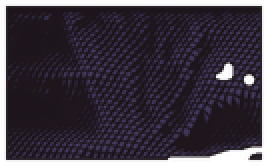
#> input picture paeleo/handmade/01-gilliam/build/cache/bush.png, 134 x 83 px (shown 2 times larger)
$ python -i maquette.py   (imports and definitions only)
#> lines starting #> are read from the running program, lines starting #| are printed output that depends on the picture
"""La Cité Raymond Queneau · picture master (plan-r3) · the paper maquette.

frame(k) -> 960x464 RGB PIL image, k = 0..719, a pure function of k.

A handmade cut-paper model of three staggered cream blocks (plus a hazed fourth) receding on a
diagonal to the left, with curved zinc roofs, dormers, balconies, a hedge, saplings, a road, a
grass verge, a fence post and a swan-neck lamp post.  Every face is a sheet cut (hand-jittered
polygon) from a FORAGED paper scan (picture/ledger.json) graded only by per-channel levels toward
the palette of plan section 7, given a soft overcast drop shadow (offset <= 3 px, blur >= 6 px)
and a 1 px lighter cut edge.  The sheets are photographed in two set-ups of the model (the wide
eye-level view across the road, and the closer key view of the near block) and then laid out as
eight multiplane planes that the camera tracks / pushes through at their declared ratios.

Techniques (swarms.json):
  #5 Norstein multiplane: P0 sky 0.00, P1 haze far block 0.15, P2 far + mid blocks 0.35,
     P3 near block 0.55, P4 saplings + hedge 0.75, P5 road/pavement 0.90, P6 verge 1.00,
     P7 fence post + lamp post 1.25.  Plane offset = ratio * X(k); S2 push-in scale
     1 + 0.18 * ratio * u(k).  Fog sheets between planes, denser low.  Exposure schedule
     1.00 / 0.93 / 0.78 / 0.70 (dusk = less light on the paper, not a tint).
  #6 Whitney: window i lights at step s(i) = 37 i mod 96 (frame round(24 (6.1 + 0.9 s))),
     3-frame attack, each lit window breathes 0.5 % (period 3.1 s, phase 2 pi i / 96).
     Saplings sway on 0.37 Hz + 0.23 Hz (1.5 deg at the base, more with height).
  #47 Sound-to-action: walker step contacts, door, silhouette rise / hold / head turn /
     curtain, lamp, cuts: the PictureEvents that the sound teams' CueClaims anchor to.
  #32 FK walker (articulated paper cutout, joint angles per frame), #45 occlusion (door jamb,
     hedge gap, fence, lamp post), #41 secondary motion (bag lag, curtain settle, head overshoot).

Window numbering (plan section 6): i = floor*24 + bay; floor 0 = top floor; the near block
(the row of three staggered volumes) has 24 bays: 0-7 far volume, 8-15 middle, 16-23 near;
the entrance door is under bay 16.

Usage: python3 -I maquette.py build          (cache the static sheets for both set-ups)
       python3 -I maquette.py frames <dir> k...
"""
import math
import os
import sys

import numpy as np
from PIL import Image, ImageDraw, ImageFilter

HERE = os.path.dirname(os.path.abspath(__file__))
SRC = "/home/user/bolas/paeleo/scion/oulipo/films/sources/la-cite-raymond-queneau/picture"
CACHE = os.path.join(SRC, "cache")
PW, PH = 960, 464
SS = 2
W2, H2 = PW * SS, PH * SS
FPS = 24
NFR = 720
ML, MR = 300, 700          # cached-canvas margins (SS px) for the lateral tracks
CW = W2 + ML + MR

# ================================================================== score ===
def step_of(i):
    return (37 * i) % 96

def light_frame(i):
    s = step_of(i)
    return int(round(FPS * (6.1 + 0.9 * s))) if s <= 21 else None

LIGHT = {i: light_frame(i) for i in range(96) if light_frame(i) is not None}
# [1 line not run here, left out]
W16_OFF = 696

# [8 lines left out: function glow, not called in this run]

# ================================================================= shots ===
SHOTS = [dict(id="S1", k0=0, k1=191, cam="wide"), dict(id="S2", k0=192, k1=383, cam="tele"),
         dict(id="S3", k0=384, k1=623, cam="key"), dict(id="S4", k0=624, k1=719, cam="wide")]

# [5 lines left out: function shot_of, not called in this run]

def smooth(x):
    x = min(1.0, max(0.0, x))
    return x * x * (3 - 2 * x)

# [25 lines left out: functions exposure, track_X, push_u, not called in this run]

RATIOS = dict(P0=0.00, P1=0.15, P2=0.35, P3=0.55, P4=0.75, P5=0.90, P6=1.00, P7=1.25)

# ================================================================ cameras ===
ANG = math.radians(47.0)
D = np.array([-math.cos(ANG), math.sin(ANG)])     # street direction, toward far-left
NV = np.array([math.sin(ANG), math.cos(ANG)])     # from the camera toward the blocks
EYE = 1.5
CAMS = {
    # eye level 1.5 m from our side of the road, across verge + road; horizon 0.60 H
    "wide": dict(F=760.0 * SS, CX=ML + W2 * 0.50, CY=H2 * 0.60, CAM_S=-11.0, NOFF=16.0),
    # the key set-up (approved test shot): closer, horizon low, window 16 right of centre
    "key": dict(F=610.0 * SS, CX=ML + W2 * 0.50, CY=H2 * 0.865, CAM_S=2.2, NOFF=0.0),
}
# r3: S2 is the same eye-level position with a 2.4x longer lens (the documentary zoom-in), centred on
# the entrance, so the walker reads at ~65 px; horizon 0.50 H.
TELE = 3.4
def _tele():
    w = CAMS["wide"]
    p = (20.2 - w["CAM_S"]) * np.array([-math.cos(math.radians(47.0)), math.sin(math.radians(47.0))]) + \
        (19.0 + w["NOFF"]) * np.array([math.sin(math.radians(47.0)), math.cos(math.radians(47.0))])
    F = w["F"] * TELE
    return dict(F=F, CX=ML + W2 * 0.50 - F * p[0] / p[1], CY=H2 * 0.50, CAM_S=w["CAM_S"], NOFF=w["NOFF"])
CAMS["tele"] = _tele()
C = dict(CAMS["wide"])

def use_cam(name):
    C.clear(); C.update(CAMS[name]); C["name"] = name

def world(s, n):
    p = (s - C["CAM_S"]) * D + (n + C["NOFF"]) * NV
    return p[0], p[1]

def proj(s, n, y):
    X, Z = world(s, n)
    return (C["CX"] + C["F"] * X / Z, C["CY"] - C["F"] * (y - EYE) / Z)

def depth(s, n):
    return world(s, n)[1]

# [5 lines left out: function push_center, not called in this run]

# ================================================================== model ===
BAY, NBK = 3.2, 8
GF, FL = 3.0, 2.6
HE = GF + 4 * FL
RR = 6.6          # r3: a full, tall curved zinc roof (reference): elliptical quarter, rise RR, run RN
RN = 3.6
DEPTH = 12.0
WIN_W, WIN_H = 1.45, 1.85
BLOCKS = [dict(name="far", s_left=88.0, n=17.0, bay0=0),
          dict(name="mid", s_left=55.0, n=18.0, bay0=8),
          dict(name="near", s_left=22.0, n=19.0, bay0=16)]
LEN = BAY * NBK
DOOR_S0, DOOR_S1 = 22.0 - 0.95, 22.0 - 0.95 - 1.6      # door opening under bay 16 (street coords)
DOOR_H = 2.45
PATH_S = 0.5 * (DOOR_S0 + DOOR_S1)

def storey_base(fl):
    return GF + (3 - fl) * FL

# ------------------------------------------------------------ paper -----
_PAPER = {}
# [20 lines left out: functions paper_img, load_paper, not called in this run]

LOC_CLEAN = (420, 260, 2900, 2330)

# [13 lines left out: function tiled, not called in this run]

def kraft(size, target, contrast, rot=0, ox=0):
    return tiled("kraft_tileable.png", size, target, contrast, rot, ox)

# [68 lines left out: functions sheet_warp, homography, hand_poly, warp_into, to_img, not called in this run]

def lighter(c, d=16):
    return tuple(min(255, int(v + d)) for v in c[:3]) + (255,)

# ---------------------------------------------------- block textures ----
TPX = 40
BALC = {0: {2, 3, 6}, 1: {10, 11, 14}, 2: {18, 19, 22}}
FACADE = (183, 186, 171)

# [83 lines left out: functions win_tex_rect, build_facade, build_roof_tex, build_end_tex, build_dormer_tex, not called in this run]

def facade_quad(b):
    s0, s1, n = b["s_left"], b["s_left"] - LEN, b["n"]
    return [proj(s0, n, HE), proj(s1, n, HE), proj(s1, n, 0), proj(s0, n, 0)]

# [107 lines left out: functions roof_strips, end_wall, shade_roof, render_block, not called in this run]

def window_quad(bay, fl):
    b = BLOCKS[bay // NBK]
    j = bay % NBK
    u0 = b["s_left"] - (j * BAY + (BAY - WIN_W) / 2)
    u1 = u0 - WIN_W
    yb = storey_base(fl) + 0.22
    n = b["n"] + 0.02
    return [proj(u0, n, yb + WIN_H), proj(u1, n, yb + WIN_H), proj(u1, n, yb), proj(u0, n, yb)]

# [21 lines left out: functions build_far_block, clip_near, not called in this run]

def ground_quad(n0, n1, s0, s1):
    return [proj(s1, n1, 0), proj(s0, n1, 0), proj(s0, n0, 0), proj(s1, n0, 0)]

# [70 lines left out: functions build_ground, build_road, build_verge, not called in this run]

LEAF_COLS = [(44, 58, 37), (50, 65, 42), (60, 76, 50), (72, 88, 58), (40, 53, 34)]

# [37 lines left out: function build_hedge, not called in this run]

def sapling_strokes(s, n, k, seed, height):
    t = k / FPS
    sway = math.radians(1.5) * (0.6 * math.sin(2 * math.pi * 0.37 * t + seed) + 0.4 * math.sin(2 * math.pi * 0.23 * t + 2 * seed))
    r = np.random.RandomState(seed)
    out = []
    def br(x0, y0, ang, length, width, depth_):
        x1 = x0 + math.sin(ang) * length
        y1 = y0 + math.cos(ang) * length
        out.append((x0, y0, x1, y1, width))
        if depth_ == 0:
            return
        kids = 2 if (depth_ < 3 or r.rand() < 0.5) else 3
        for c in range(kids):
            da = (-0.45 + 0.9 * c / max(1, kids - 1)) * (0.6 + 0.7 * r.rand()) + r.normal(0, 0.22)
            br(x1, y1, ang * 0.6 + da * 0.75 + sway * (6 - depth_) * 0.6, length * (0.6 + 0.15 * r.rand()), width * 0.62, depth_ - 1)
    trunk_h = height * 0.30
    out.append((0, 0, math.sin(sway) * trunk_h, trunk_h, 0.16))
    for c in range(3):
        br(math.sin(sway) * trunk_h * (0.75 + 0.25 * c / 2), trunk_h * (0.75 + 0.25 * c / 2),
           -0.42 + c * 0.42 + r.normal(0, 0.15) + sway, height * (0.26 + 0.08 * r.rand()), 0.085, 4)
    res = []
    pxm = C["F"] / depth(s, n)
    for x0, y0, x1, y1, wdt in out:
        res.append((proj(s - x0, n, y0), proj(s - x1, n, y1), max(1.0, wdt * pxm)))
    return res

def sapling_list():
    out = []
    for blk in BLOCKS:
        for j in range(0, NBK + 1, 2):
            s = blk["s_left"] - j * BAY
            out.append((s + 0.2, blk["n"] - 2.6, len(out) + 3, 7.5 + (len(out) % 3) * 0.8))
    for s in (blk["s_left"] + 3.5 for blk in BLOCKS):
        out.append((s, 16.0, len(out) + 3, 8.0))
    use_cam("key")
    q = window_quad(16, 0)
    wx0, wx1 = min(p[0] for p in q) - 6, max(p[0] for p in q) + 6
    keep = []
    for sp in out:
        if abs(sp[0] - PATH_S) < 1.5:
            continue
        xs = [p for st in sapling_strokes(sp[0], sp[1], 492, sp[2], sp[3]) for p in (st[0][0], st[1][0])]
        if max(xs) < wx0 or min(xs) > wx1:
            keep.append(sp)
#> further down, picture is the input picture: PIL image 134x83 RGBA; mean R, G, B, A 33.2, 25.5, 36.5, 221.3
    return keep

SAPLINGS = sapling_list()

# [8 lines left out: function draw_saplings, not called in this run]

# fence post: on our verge near the right edge (P7)
def fence_pos(cam):
    return (3.3, 5.2) if cam == "key" else (3.6, 7.5)

# [38 lines left out: functions build_fence, build_sky, not called in this run]

# ------------------------------------------- shadow + bake + cache -----
def bake_shadow(img, strength=0.32, off=(4, 5), radius=12):
    """soft overcast drop shadow under a sheet: offset (2, 2.5) final px, blur 6 final px."""
#> called with strength = 0.32, off = (4, 5), radius = 12
    a = img.getchannel("A")
    sh = a.filter(ImageFilter.GaussianBlur(radius)).transform(a.size, Image.AFFINE, (1, 0, -off[0], 0, 1, -off[1]))
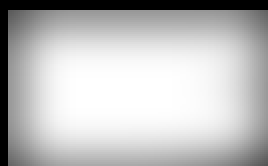
#> sh: PIL image 134x83 L (shown 2 times larger); min 0, max 255, mean 188.8
    sa = (np.asarray(sh).astype(np.float32) / 255.0 * strength)
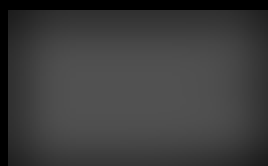
#> sa: shape (83, 134) float32 (shown 2 times larger); min 0, max 0.32, mean 0.237
    base = np.zeros((img.height, img.width, 4), np.float32)
    base[..., :3] = np.array([30, 36, 32], np.float32)
    base[..., 3] = sa * 255
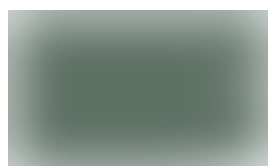
#> base: shape (83, 134, 4) float32 (shown 2 times larger); mean of channels 0, 1, 2, 3 30, 36, 32, 60.4; transparent parts drawn white
    # r3: plus a tight 1-2 px contact shadow where the cut edge stands off the sheet behind
    tight = a.filter(ImageFilter.GaussianBlur(3)).transform(a.size, Image.AFFINE, (1, 0, -1, 0, 1, -4))
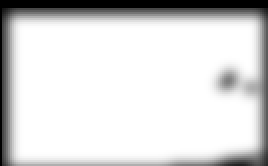
#> tight: PIL image 134x83 L (shown 2 times larger); min 0, max 255, mean 216
    ta = np.asarray(tight).astype(np.float32) / 255.0 * 0.38
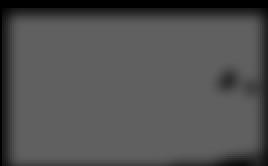
#> ta: shape (83, 134) float32 (shown 2 times larger); min 0, max 0.38, mean 0.322
    base[..., 3] = np.clip(1 - (1 - sa) * (1 - ta), 0, 1) * 255
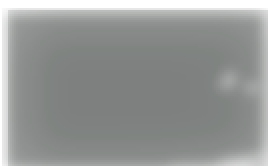
#> base: shape (83, 134, 4) float32 (shown 2 times larger); mean of channels 0, 1, 2, 3 30, 36, 32, 120.9; transparent parts drawn white
    out = Image.fromarray(base.astype(np.uint8), "RGBA")
    out.alpha_composite(img)
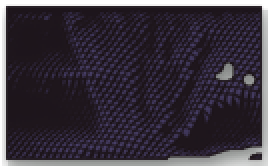
#> out: PIL image 134x83 RGBA (shown 2 times larger); mean R, G, B, A 35.3, 28.6, 38.9, 228.9; transparent parts drawn white
    return out

LAYERS = {   # name: (plane, shadow?, pre-blur SS px)
    "sky": ("P0", False, 0), "p1far": ("P1", False, 1.6), "ground": ("P2", False, 0),
    "blk0": ("P2", False, 1.0), "blk1": ("P2", True, 0.5), "blk2": ("P3", True, 0),
    "hedge": ("P4", True, 0), "road": ("P5", False, 0), "verge": ("P6", True, 0), "fence": ("P7", True, 0)}

# [19 lines left out: functions build_cam, build_all, not called in this run]

_L = {}
# [5 lines left out: function layer, not called in this run]

_Q = {}
# [21 lines left out: functions quads, plane_params, place, not called in this run]

def canvas_to_frame(k, plane, x, y):
    dx, sc, (pcx, pcy) = plane_params(k, plane)
    return ((x - ML - pcx) * sc + pcx + dx, (y - pcy) * sc + pcy)

# ================================================================ walker ===
WALK_K0 = 200
STEP = 13.2                       # frames per step; stride (two steps) = 26.4 frames = 1.10 s
HOLD = 6                          # double-support contact hold, frames
STEP_LEN = 0.70                   # m
N_STEPS = 12
P_START = (PATH_S + 1.25, 11.9)   # on the far pavement, just left of the entrance path
P_TURN = (PATH_S, 11.9)            # she turns up the path through the hedge gap
P_DOOR = (PATH_S, 19.0)

# [12 lines left out: function path_point, not called in this run]

def contact_frames():
    return [int(round(WALK_K0 + j * STEP)) for j in range(N_STEPS + 1)]

def foot_plants():
    """plant u (metres along the path) for each contact; foot 0 = left starts behind."""
    return [j * STEP_LEN for j in range(N_STEPS + 3)]

# [32 lines left out: functions gait, ik2, not called in this run]

TH, SHN, FOOT = 0.44, 0.44, 0.22

_BAG = {}
# [25 lines left out: functions bag_angle, walker_pose, not called in this run]

COAT = (70, 74, 70)
COAT_FAR = (52, 56, 54)
SKIN = (172, 150, 132)
BAGC = (150, 140, 112)

# [103 lines left out: functions capsule, draw_walker, door_angle, draw_door, not called in this run]

# ================================================================== lamp ===
LAMP_X, LAMP_Z = 3.0, 8.6        # in camera space of the wide set-up (m), on our verge
# [10 lines left out: function lamp_geom, not called in this run]

def lamp_on(k):
    return 0.0 if k < 660 else min(1.0, (k - 658) / 3.0)

# [32 lines left out: functions draw_lamp, over, haze, not called in this run]

def arr(img):
    return np.asarray(img).astype(np.float32)

# [130 lines left out: functions lit_block, frame, not called in this run]

# r2 grade (editor, master revision 2): one global mid-tone levels curve, gamma 0.93 per channel, end points fixed.
# r1 (e467efc...) measured luma p50 114.7 on the DECODED master at 4.0 s, under plan 9.6's floor of 115; this lifts
# the mid-tones toward the reference (p50 131) without touching geometry, timing or any event frame.
GRADE_GAMMA = 0.93
GRADE_LUT = [int(round(255 * (v / 255.0) ** GRADE_GAMMA)) for v in range(256)]

# ============================================================ window 16 ===
# [73 lines left out: functions rise_y, yaw_deg, curtain_dx, window16_tex, not called in this run]

TISSUE = "loc_blank_0001.jpg"          # replaced by the foraged tissue scan if one is found
TISSUE_CROP = (900, 700, 1600, 1800)
if os.path.exists(os.path.join(SRC, "tissue.jpg")):
    TISSUE, TISSUE_CROP = "tissue.jpg", None

# [9 lines not run here, left out]

>>> from PIL import Image
>>> picture = Image.open('../../../../../../handmade/01-gilliam/build/cache/bush.png')
>>> result = bake_shadow(picture)

$ run again, on paeleo/handmade/01-gilliam/build/cache/cloud_12.png
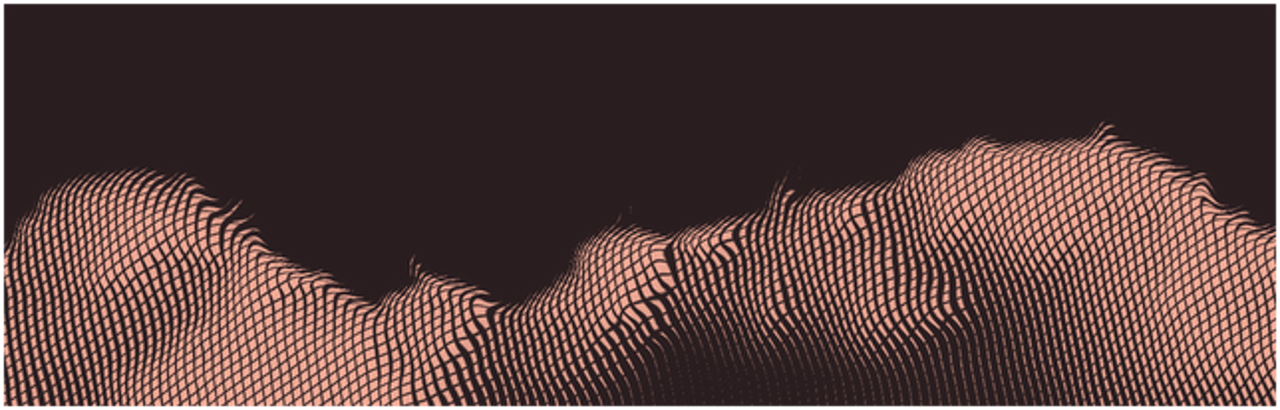
#> input picture paeleo/handmade/01-gilliam/build/cache/cloud_12.png, 1280 x 410 px
#> picture is the input picture: PIL image 1280x410 RGBA; mean R, G, B, A 80.3, 56.9, 54.6, 248.6
#> in bake_shadow, `ta = np.asarray(tight).astype(np.float32) / 255.0 * 0.38`:
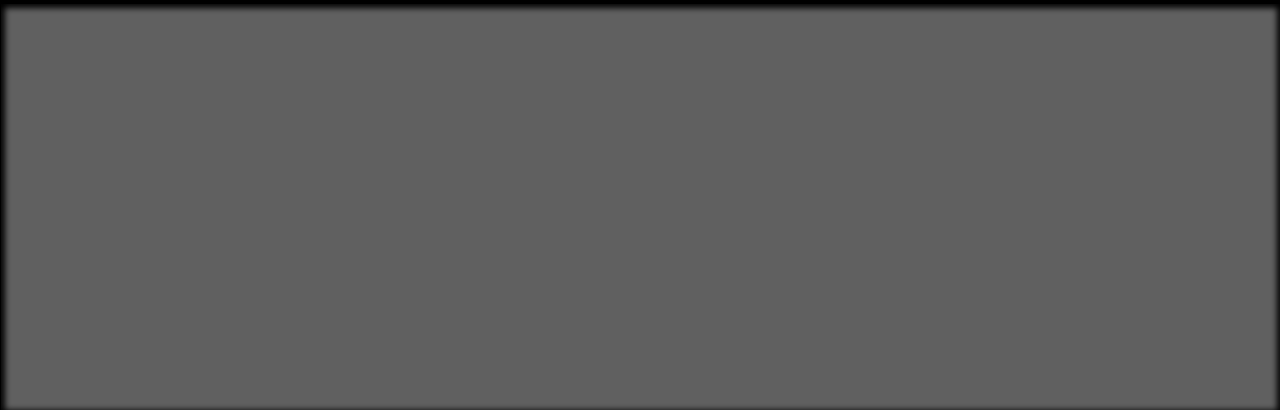
#> ta: shape (410, 1280) float32; min 0, max 0.38, mean 0.369
#> in bake_shadow, `base[..., 3] = np.clip(1 - (1 - sa) * (1 - ta), 0, 1) * 255`:
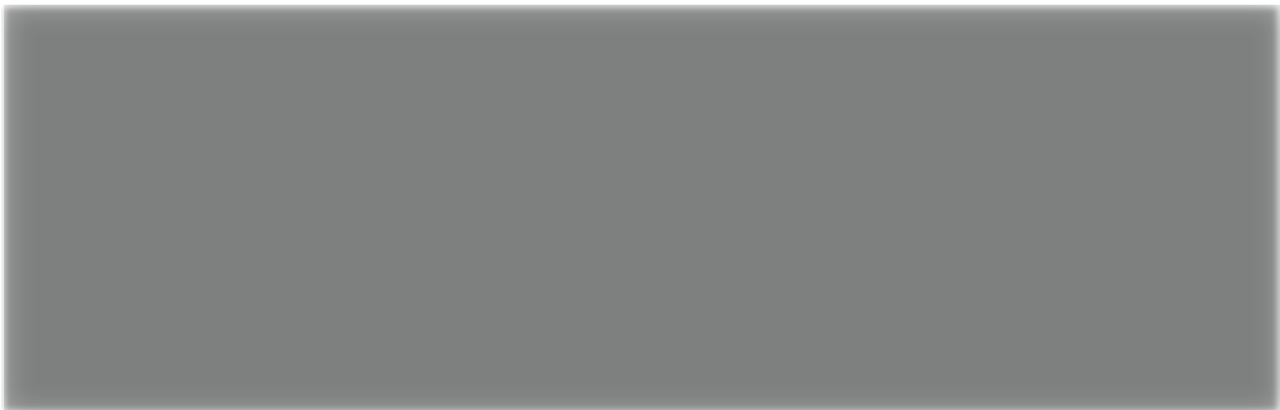
#> base: shape (410, 1280, 4) float32; mean of channels 0, 1, 2, 3 30, 36, 32, 142.7; transparent parts drawn white
